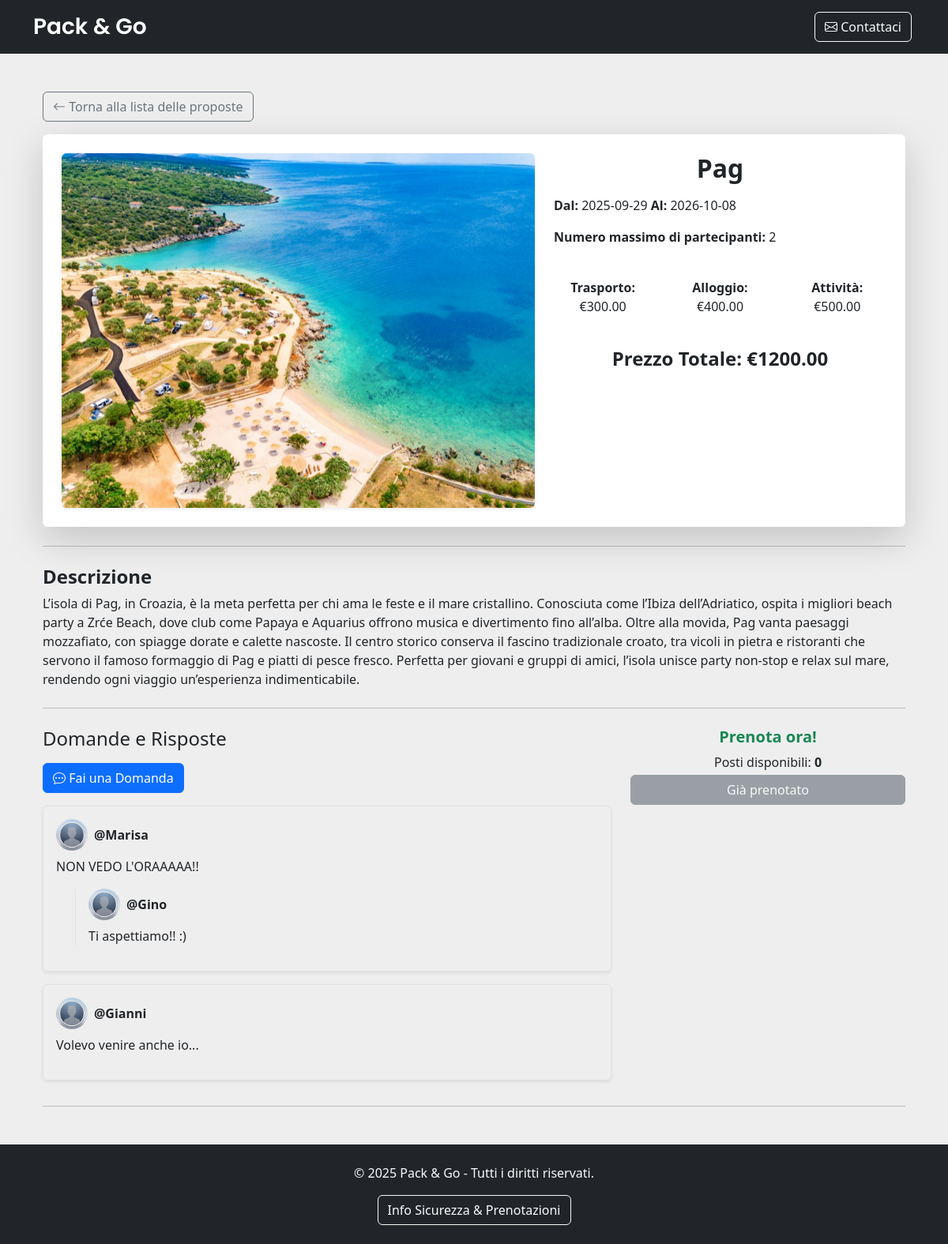
Page /proposta/6 (signed in) on the earlier database version.
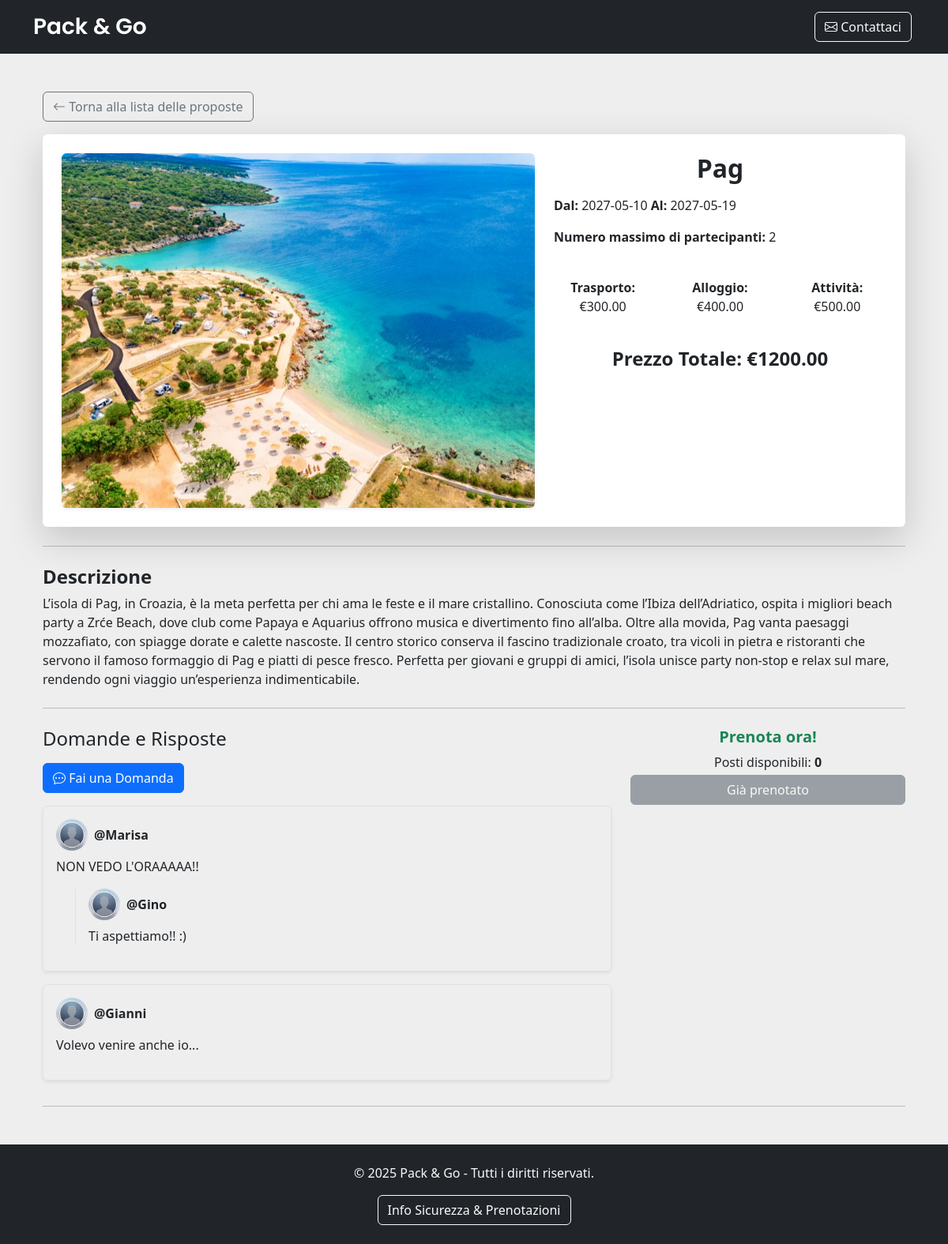
Same page on the later database version.
### tables this page shows
CREATE TABLE "proposte_viaggio" (
	"id"	INTEGER,
	"id_coordinatore"	INTEGER NOT NULL,
	"destinazione"	TEXT NOT NULL,
	"data_inizio"	TEXT NOT NULL,
	"data_fine"	TEXT NOT NULL,
	"num_massimo"	INTEGER NOT NULL,
	"descrizione"	TEXT NOT NULL,
	"budget_trasporto"	REAL,
	"budget_alloggio"	REAL,
	"budget_attivita"	REAL,
	"stato"	INTEGER NOT NULL,
	"immagine"	TEXT,
	PRIMARY KEY("id" AUTOINCREMENT),
	FOREIGN KEY("id_coordinatore") REFERENCES "utenti"("id")
);

CREATE TABLE "utenti" (
	"id"	INTEGER,
	"username"	TEXT NOT NULL UNIQUE,
	"password"	TEXT NOT NULL,
	"tipo_utente"	INTEGER NOT NULL,
	"nome"	TEXT,
	"immagine_profilo"	TEXT,
	PRIMARY KEY("id" AUTOINCREMENT)
);

CREATE TABLE "domande_risposte" (
	"id"	INTEGER,
	"id_proposta"	INTEGER NOT NULL,
	"id_viaggiatore"	INTEGER NOT NULL,
	"domanda"	TEXT NOT NULL,
	"risposta"	TEXT,
	"data_domanda"	TEXT NOT NULL,
	"data_risposta"	TEXT,
	PRIMARY KEY("id" AUTOINCREMENT),
	FOREIGN KEY("id_proposta") REFERENCES "proposte_viaggio"("id"),
	FOREIGN KEY("id_viaggiatore") REFERENCES "utenti"("id")
);

### app.py (the view)
@app.route('/proposta/<int:id_proposta>')
@login_required
def proposta(id_proposta):
    proposta = proposte_viaggio_dao.get_proposta_by_id(id_proposta)
    if not proposta:
        flash("Errore: La proposta richiesta non esiste.", "danger")
        return redirect(url_for('dashboard'))
    is_proprietario = current_user.tipo_utente == 1 and proposta['id_coordinatore'] == current_user.id
    if proposta['stato'] == 0 and not is_proprietario:
        flash("Errore: La proposta richiesta non esiste.", "danger")
        return redirect(url_for('dashboard'))
    posti_disponibili = prenotazioni_dao.get_posti_disponibili(id_proposta) if current_user.tipo_utente == 0 else None
    partecipanti = prenotazioni_dao.get_partecipanti_by_proposta(id_proposta) if is_proprietario else []
    domande_raw = domande_risposte_dao.get_domande_by_proposta(id_proposta)
    prenotato = id_proposta in [p['id_proposta'] for p in prenotazioni_dao.get_prenotazioni_by_viaggiatore(current_user.id)] if current_user.tipo_utente == 0 else None
    domande = []
    for domanda in domande_raw:
        utente = utenti_dao.get_user_by_id(domanda["id_viaggiatore"])  # Recupera i dati dell'utente
        coordinatore = utenti_dao.get_user_by_id(proposta["id_coordinatore"])  # Dati del coordinatore
        domande.append({
            "id": domanda["id"],
            "domanda": domanda["domanda"],
            "risposta": domanda["risposta"] if domanda["risposta"] else None,               # Se non c'è risposta, passa None
            "data_domanda": domanda["data_domanda"],
            "data_risposta": domanda["data_risposta"] if domanda["risposta"] else None,     # Se non c'è risposta, passa None
            "username_utente": utente["username"] if utente else "Utente Sconosciuto",
            "immagine_utente": utente["immagine_profilo"] if utente and utente["immagine_profilo"] else "default_pro_pic.jpg",
            "username_coordinatore": coordinatore["username"] if coordinatore else "Coordinatore Sconosciuto",
            "immagine_coordinatore": coordinatore["immagine_profilo"] if coordinatore and coordinatore["immagine_profilo"] else "default_pro_pic.jpg"
        })
    return render_template('proposta.html', proposta=proposta, partecipanti=partecipanti, domande=domande, posti_disponibili=posti_disponibili, prenotato=prenotato, is_proprietario=is_proprietario)

### app.py (called while the page is built)
@login_manager.user_loader
def load_user(user_id):
    db_user = utenti_dao.get_user_by_id(user_id)        # Ottiene un utente dal database
    return User(
    id=db_user['id'],
    username=db_user['username'],
    password=db_user['password'],
    tipo_utente=db_user['tipo_utente'],
    nome=db_user['nome'],
    immagine_profilo=db_user['immagine_profilo']
) if db_user else None                                  # Restituisce un oggetto User se l'utente esiste, altrimenti None

### domande_risposte_dao.py (called while the page is built)
def get_domande_by_proposta(id_proposta):
    conn = sqlite3.connect(DB_PATH)
    conn.row_factory = sqlite3.Row
    cursor = conn.cursor()
    sql = '''SELECT * FROM domande_risposte WHERE id_proposta = ? ORDER BY data_domanda DESC'''  # Ordiniamo per data di domanda decrescente
    cursor.execute(sql, (id_proposta,))
    domande = cursor.fetchall()
    cursor.close()
    conn.close()
    return domande

### prenotazioni_dao.py (called while the page is built)
def get_prenotazioni_by_viaggiatore(id_viaggiatore):
    conn = sqlite3.connect(DB_PATH)
    conn.row_factory = sqlite3.Row
    cursor = conn.cursor()
    sql = '''SELECT * FROM prenotazioni WHERE id_viaggiatore = ?'''
    cursor.execute(sql, (id_viaggiatore,))
    prenotazioni = cursor.fetchall()
    cursor.close()
    conn.close()
    return prenotazioni

def get_posti_disponibili(id_proposta):
    conn = sqlite3.connect(DB_PATH)
    conn.row_factory = sqlite3.Row
    cursor = conn.cursor()
    cursor.execute("SELECT num_massimo FROM proposte_viaggio WHERE id = ?", (id_proposta,))
    proposta = cursor.fetchone()
    cursor.close()
    cursor = conn.cursor()
    if not proposta:
        return None  # La proposta non esiste
    num_massimo = proposta["num_massimo"]
    cursor.execute("SELECT COUNT(*) as prenotati FROM prenotazioni WHERE id_proposta = ?", (id_proposta,))  # prenotati = numero di prenotazioni già effettuate
    prenotati = cursor.fetchone()["prenotati"]
    posti_disponibili = num_massimo - prenotati
    cursor.close()
    conn.close()
    return posti_disponibili

### proposte_viaggio_dao.py (called while the page is built)
def get_proposta_by_id(id_proposta):
    conn = sqlite3.connect(DB_PATH)
    conn.row_factory = sqlite3.Row
    cursor = conn.cursor()
    sql = 'SELECT * FROM proposte_viaggio WHERE id = ?'
    cursor.execute(sql, (id_proposta,))
    proposta = cursor.fetchone()
    cursor.close()
    conn.close()
    return proposta

### templates/proposta.html (shortened to what this page needs)
{% extends "base.html" %}
{% block content %}
<div class="container mt-5">
    <div class="mb-3">
        <a href="{{ url_for('dashboard') }}" class="btn btn-outline-secondary">
            <i class="bi bi-arrow-left"></i> Torna alla lista delle proposte
        </a>
    </div>
    <div class="card shadow-lg border-0 rounded">
        <div class="card-body p-4">
            <div class="row">
                <div class="col-md-7 d-flex align-items-stretch">
                    <img src="{{ url_for('static', filename='uploads/proposte/' ~ (proposta.immagine or 'default_travel_pic.jpg')) }}"
                         alt="Immagine Proposta" class="img-fluid rounded shadow-sm w-100 h-100 object-fit-cover">
                </div>
                <div class="col-md-5">
                    <h2 class="fw-bold text-center mb-3">{{ proposta.destinazione }}</h2>
                    <p><strong>Dal:</strong> {{ proposta.data_inizio }} <strong>Al:</strong> {{ proposta.data_fine }}</p>
                    <p><strong>Numero massimo di partecipanti:</strong> {{ proposta.num_massimo }}</p>
                    <br>
                    <div class="row text-center">
                        <div class="col-md-4"><strong>Trasporto:</strong> €{{ "%.2f"|format(proposta.budget_trasporto or 0) }}</div>
                        <div class="col-md-4"><strong>Alloggio:</strong> €{{ "%.2f"|format(proposta.budget_alloggio or 0) }}</div>
                        <div class="col-md-4"><strong>Attività:</strong> €{{ "%.2f"|format(proposta.budget_attivita or 0) }}</div>
                    </div>
                    <br>
                    <h4 class="text-center fw-bold mt-3">Prezzo Totale: €{{ "%.2f"|format((proposta.budget_trasporto or 0) + (proposta.budget_alloggio or 0) + (proposta.budget_attivita or 0)) }}</h4>
                </div>
            </div>
        </div>
    </div>
    <hr class="my-4">
    <div class="mt-4">
        <h4 class="fw-bold">Descrizione</h4>
        <p>{{ proposta.descrizione }}</p>
    </div>
    <hr class="my-4">
    <div class="row mt-4">
        <div class="col-md-8">
            <h4>Domande e Risposte</h4>
            {% if current_user.tipo_utente == 0 %}
                <button class="btn btn-primary mt-2" data-bs-toggle="modal" data-bs-target="#confirmQuestionModal">
                    <i class="bi bi-chat-dots"></i> Fai una Domanda
                </button>
            {% endif %}
            <div class="mt-3">
                {% for domanda in domande %}
                    <div class="mb-3 border p-3 rounded shadow-sm">
                        <div class="d-flex justify-content-between align-items-center">
                            <div class="d-flex align-items-center">
                                <img src="{{ url_for('static', filename='uploads/profili/' ~ (domanda.immagine_utente or 'default_pro_pic.jpg')) }}"
                                     alt="Immagine Utente" class="rounded-circle me-2" width="40">
                                <strong>@{{ domanda.username_utente or 'Utente' }}</strong>
                            </div>
                        </div>
                        <p class="mt-2">{{ domanda.domanda }}</p>
                        {% if domanda.risposta %}
                            <div class="ms-4 mt-2 border-start ps-3">
                                <div class="d-flex align-items-center">
                                    <img src="{{ url_for('static', filename='uploads/profili/' ~ (domanda.immagine_coordinatore or 'default_pro_pic.jpg')) }}"
                                         alt="Immagine Coordinatore" class="rounded-circle me-2" width="40">
                                    <strong>@{{ domanda.username_coordinatore or 'Coordinatore' }}</strong>
                                </div>
                                <p class="mt-2">{{ domanda.risposta }}</p>
                            </div>
                        {% endif %}
                    </div>
                {% endfor %}
            </div>
        </div>
        <div class="col-md-4 text-center">
            {% if current_user.tipo_utente == 0 %}
                <h5 class="text-success fw-bold">Prenota ora!</h5>
                <p class="mb-1">Posti disponibili: <strong>{{ posti_disponibili if posti_disponibili is not none else 'N/A' }}</strong></p>
                {% if prenotato %}
                    <button class="btn btn-secondary w-100" disabled>Già prenotato</button>
                {% elif posti_disponibili > 0 %}
                    <button class="btn btn-success w-100" data-bs-toggle="modal" data-bs-target="#confirmBookingModal">
                        Prenota
                    </button>
                {% else %}
                    <button class="btn btn-secondary w-100" disabled>Non disponibile</button>
                {% endif %}
            {% endif %}
        </div>
    </div>
    <hr>
</div>
{% endblock %}

### templates/base.html (shortened to what this page needs)
<!DOCTYPE html>
<html lang="it">
<head>
    <link rel="stylesheet" href="https://cdn.jsdelivr.net/npm/bootstrap@5.3.0/dist/css/bootstrap.min.css">
    <link rel="stylesheet" href="{{ url_for('static', filename='css/style.css') }}">
    <link rel="stylesheet" href="https://cdn.jsdelivr.net/npm/bootstrap-icons/font/bootstrap-icons.css">
</head>
<body>
    <nav class="navbar navbar-expand-lg navbar-dark bg-dark">
        <div class="container">
            <a class="navbar-brand site-title" href="{{ url_for('home') }}">Pack & Go</a>
            <div class="collapse navbar-collapse" id="navbarNav">
                <ul class="navbar-nav ms-auto">
                    <li class="nav-item">
                        <button class="btn btn-outline-light mx-1" data-bs-toggle="modal" data-bs-target="#contattiModal">
                            <i class="bi bi-envelope"></i> Contattaci
                        </button>
                    </li>
                </ul>
            </div>
        </div>
    </nav>
    <div class="container mt-4">
        {% block content %}{% endblock %}
    </div>
    <footer class="bg-dark text-light text-center py-4 mt-5">
        <div class="container">
            <p>&copy; 2025 Pack & Go - Tutti i diritti riservati.</p>
                <button class="btn btn-outline-light" data-bs-toggle="modal" data-bs-target="#sicurezzaModal">
                Info Sicurezza & Prenotazioni
            </button>
        </div>
    </footer>
</body>
</html>

### static/css/style.css (style rules this page uses)
.site-title { font-family: 'Poppins', sans-serif; font-size: 28px; font-weight: 600; }
body { position: relative; background-color:#EEEEEE; }

Differences in the rows shown:
changed proposte_viaggio "Pag": data_inizio "2025-09-29" → "2027-05-10"; data_fine "2026-10-08" → "2027-05-19"
